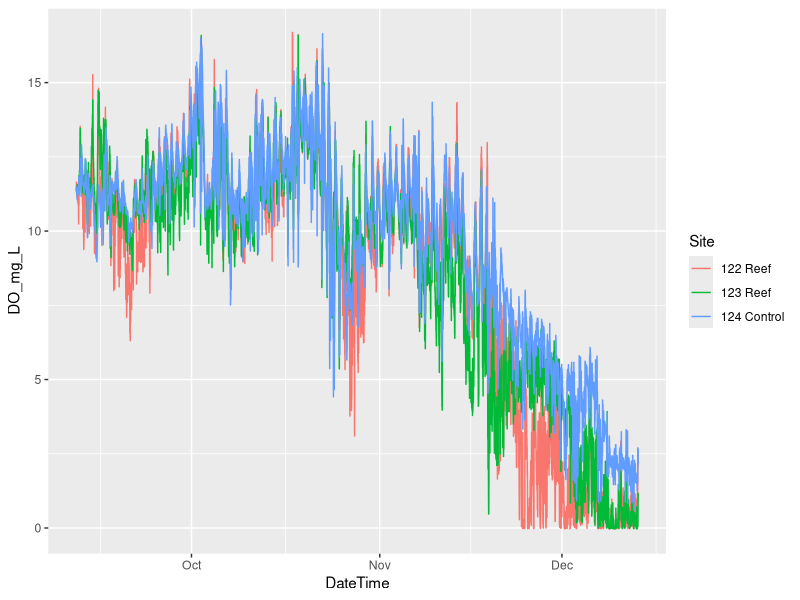
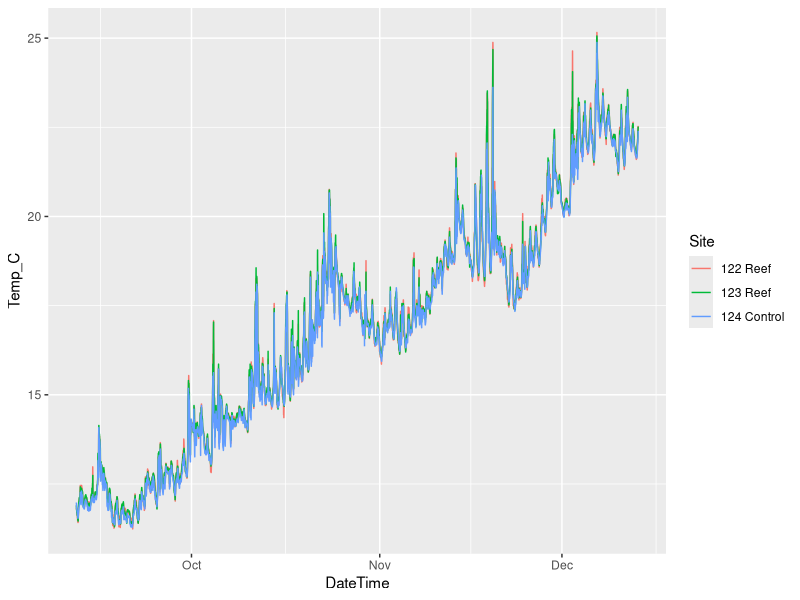
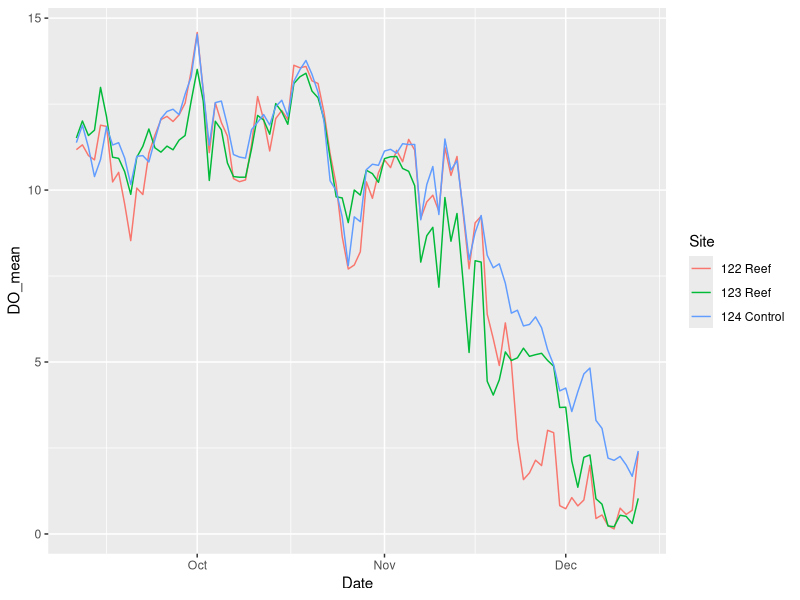
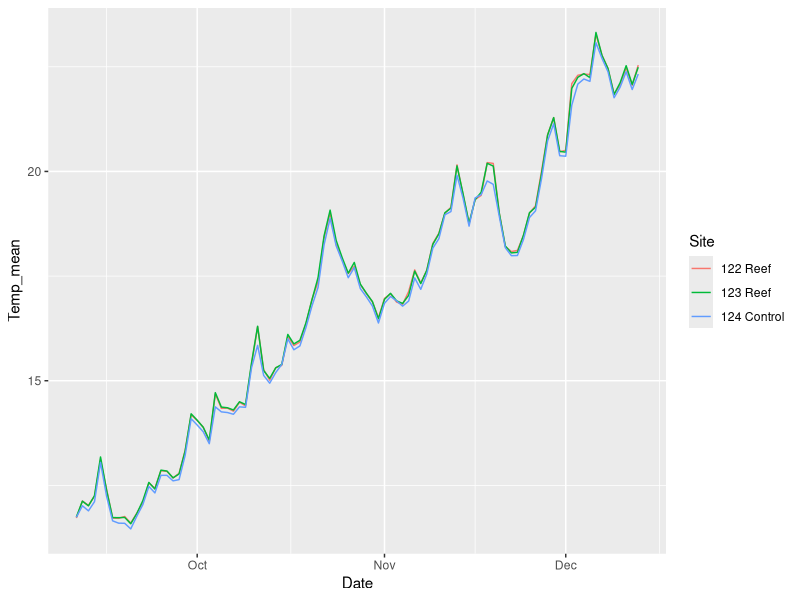
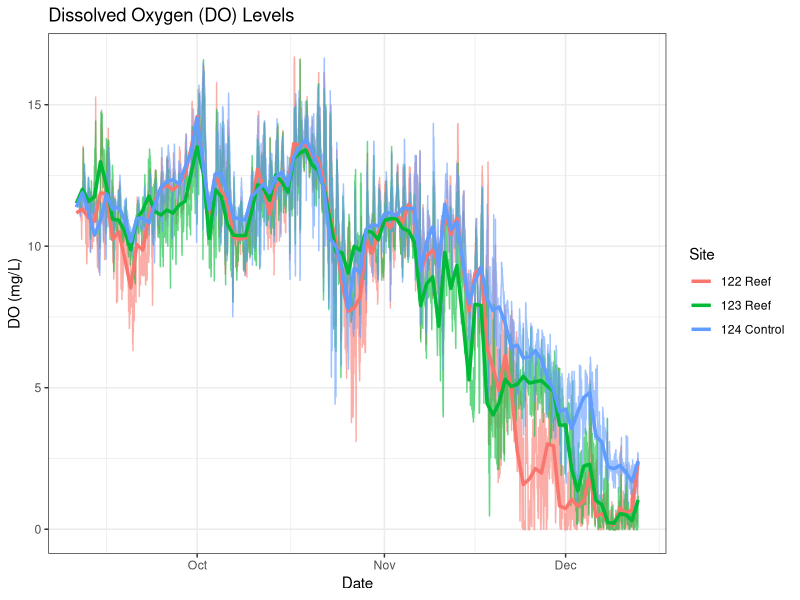
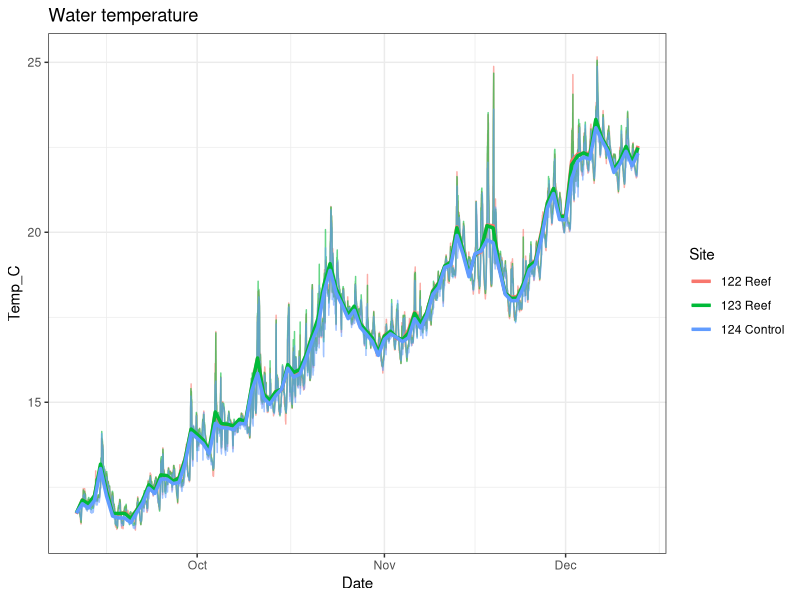

Source code (R) for these figures, in order:
# HOBO_data lake Okaro
# Explanation of this script ------------------------------------------------

# 
# 
#
#


# Clean and load packages ------------------------------------------------------
cat("\014"); rm(list = ls())#; dev.off()
#sapply(.packages(), unloadNamespace)

#Set working directory
getwd()
#setwd("~/PhD/Data......")

# Define the list of packages
packages <- c("readr", "readxl", "tidyverse", "dplyr", "ggplot2")

# Load packages if not already installed
lapply(packages, function(pkg) {
  if (!requireNamespace(pkg, quietly = TRUE))
    install.packages(pkg, dependencies = TRUE)
  library(pkg, character.only = TRUE)})


# Import the data sets ---------------------------------------------------------
DO_Logger_14_reef_122_291024 <- read_csv("Data_raw/DO_Loggers/DO_Logger_14_reef_122_291024.csv", skip = 1)
DO_Logger_14_reef_122_131224 <- read_csv("Data_raw/DO_Loggers/DO_Logger_14_reef_122_131224.csv", skip = 1)

DO_Logger_11_reef_123_291024 <- read_csv("Data_raw/DO_Loggers/DO_Logger_11_reef_123_291024.csv", skip = 1)
DO_Logger_11_reef_123_131224 <- read_csv("Data_raw/DO_Loggers/DO_Logger_11_reef_123_131224.csv", skip = 1)

DO_Logger_3_control_124_291024 <- read_csv("Data_raw/DO_Loggers/DO_Logger_3_control_124_291024.csv", skip = 1)
DO_Logger_3_control_124_131224 <- read_csv("Data_raw/DO_Loggers/DO_Logger_3_control_124_131224.csv", skip = 1)

# Combine and Rename the columns -----------------------------------------------------------
DO_Logger_14_reef_122_291024 <- DO_Logger_14_reef_122_291024 %>% select(ID = 1,DateTime = 2,DO_mg_L = 3,Temp_C = 4) %>%
  mutate(DateTime = as.POSIXct(DateTime, format = "%m/%d/%y %I:%M:%S %p", tz = "Pacific/Auckland"),Site = "122 Reef", )
DO_Logger_14_reef_122_131224 <- DO_Logger_14_reef_122_131224 %>% select(ID = 1,DateTime = 2,DO_mg_L = 3,Temp_C = 4) %>%
  mutate(DateTime = as.POSIXct(DateTime, format = "%m/%d/%y %I:%M:%S %p", tz = "Pacific/Auckland"),Site = "122 Reef")
Site_122 <- bind_rows(DO_Logger_14_reef_122_291024, DO_Logger_14_reef_122_131224)


DO_Logger_11_reef_123_291024 <- DO_Logger_11_reef_123_291024 %>% select(ID = 1,DateTime = 2,DO_mg_L = 3,Temp_C = 4) %>%
  mutate(DateTime = as.POSIXct(DateTime, format = "%m/%d/%y %I:%M:%S %p", tz = "Pacific/Auckland"),Site = "123 Reef")
DO_Logger_11_reef_123_131224 <- DO_Logger_11_reef_123_131224 %>% select(ID = 1,DateTime = 2,DO_mg_L = 3,Temp_C = 4) %>%
  mutate(DateTime = as.POSIXct(DateTime, format = "%m/%d/%y %I:%M:%S %p", tz = "Pacific/Auckland"),Site = "123 Reef")
Site_123 <- bind_rows(DO_Logger_11_reef_123_291024, DO_Logger_11_reef_123_131224)

DO_Logger_3_control_124_291024 <- DO_Logger_3_control_124_291024 %>% select(ID = 1,DateTime = 2,DO_mg_L = 3,Temp_C = 4) %>%
  mutate(DateTime = as.POSIXct(DateTime, format = "%m/%d/%y %I:%M:%S %p", tz = "Pacific/Auckland"),Site = "124 Control")
DO_Logger_3_control_124_131224 <- DO_Logger_3_control_124_131224 %>% select(ID = 1,DateTime = 2,DO_mg_L = 3,Temp_C = 4) %>%
  mutate(DateTime = as.POSIXct(DateTime, format = "%m/%d/%y %I:%M:%S %p", tz = "Pacific/Auckland"),Site = "124 Control")
Site_124 <- bind_rows(DO_Logger_3_control_124_291024, DO_Logger_3_control_124_131224)


# Summarise the data -----------------------------------------------------------
Hobo_combined_data <- bind_rows(Site_122, Site_123, Site_124)

ggplot(Hobo_combined_data, aes(x = DateTime , y = DO_mg_L, color = Site)) +
  geom_line() 

ggplot(Hobo_combined_data, aes(x = DateTime, y = Temp_C, color = Site)) +
  geom_line() 

# Function to calculate daily mean for each dataset
daily_mean <- function(data) {
  data %>%
    mutate(Date = as.Date(DateTime)) %>%  # Extract the date from DateTime
    group_by(Date, Site) %>%              # Group by Date and Site
    summarise(
      DO_mean = mean(DO_mg_L, na.rm = TRUE),
      Temp_mean = mean(Temp_C, na.rm = TRUE),
      .groups = 'drop'
    )
}

# Calculate daily means for each site
daily_means <- daily_mean(Hobo_combined_data)


ggplot(daily_means, aes(x = Date, y = DO_mean, color = Site)) +
  geom_line() 

ggplot(daily_means, aes(x = Date, y = Temp_mean, color = Site)) +
  geom_line() 


# Combine the plots 
Hobo_combined_data$DateTime <- as.POSIXct(Hobo_combined_data$DateTime, format = "%Y-%m-%d %H:%M:%S", tz = "UTC")
daily_means$Date <- as.POSIXct(daily_means$Date, format = "%Y-%m-%d", tz = "UTC")


ggplot() +
  geom_line(data = Hobo_combined_data, aes(x = DateTime, y = DO_mg_L, color = Site), alpha = 0.6) +
  geom_line(data = daily_means, aes(x = Date, y = DO_mean, color = Site), linewidth = 1.2) +
  labs(title = "Dissolved Oxygen (DO) Levels",x = "Date",y = "DO (mg/L)",color = "Site") +
  theme_bw()

ggplot() +
  geom_line(data = Hobo_combined_data, aes(x = DateTime, y = Temp_C, color = Site), alpha = 0.6) +
  geom_line(data = daily_means, aes(x = Date, y = Temp_mean, color = Site), linewidth = 1.2) +
  labs(title = "Water temperature",x = "Date",y = "Temp_C",color = "Site") +
  theme_bw()


# 2. Data_cleaning

# 3. Data_analysis

# 4. Visualization
